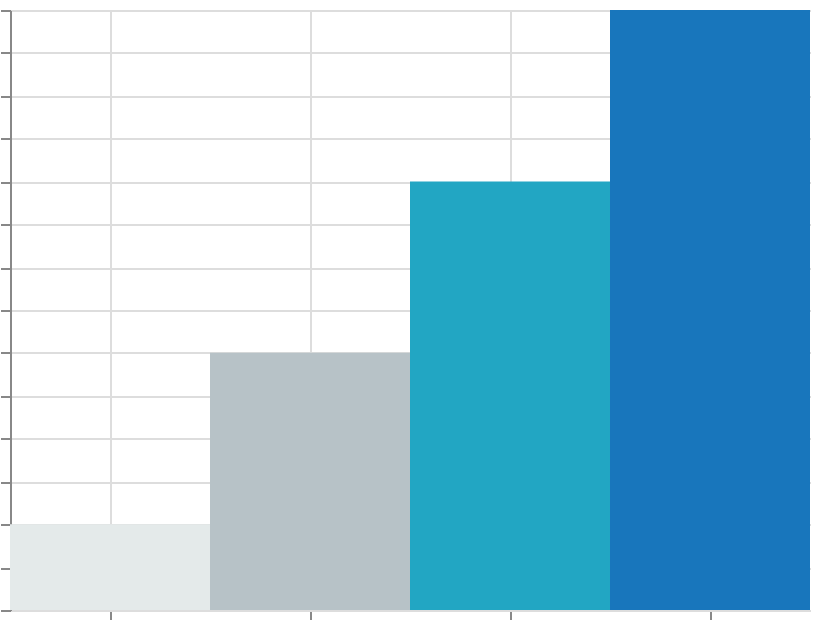

Write the Vega-Lite specification saved for this chart.
### Vega specification from a JSON file in a GitHub repository (floating-point values rounded to 4 significant figures)
{"$schema": "https://vega.github.io/schema/vega/v6.json", "width": 400, "height": 300, "padding": 5, "autosize": "none", "data": [{"name": "table", "values": [{"cat": "A", "val": 10}, {"cat": "B", "val": 30}, {"cat": "C", "val": 50}, {"cat": "D", "val": 70}]}], "scales": [{"name": "x", "type": "band", "domain": {"data": "table", "field": "cat", "sort": true}, "range": "width"}, {"name": "y", "type": "linear", "domain": {"data": "table", "field": "val"}, "range": [{"signal": "height"}, 0], "zero": true, "nice": true}, {"name": "color", "type": "linear", "domain": {"data": "table", "field": "val"}, "range": {"scheme": "lightgreyteal"}}], "marks": [{"type": "rect", "from": {"data": "table"}, "encode": {"update": {"x": {"scale": "x", "field": "cat"}, "width": {"scale": "x", "band": 1}, "y": {"scale": "y", "field": "val"}, "y2": {"scale": "y", "value": 0}, "fill": {"scale": "color", "field": "val"}}}}], "axes": [{"scale": "x", "orient": "bottom", "grid": true, "labels": false}, {"scale": "y", "orient": "left", "grid": true, "labels": false}], "legends": [{"fill": "color"}]}
